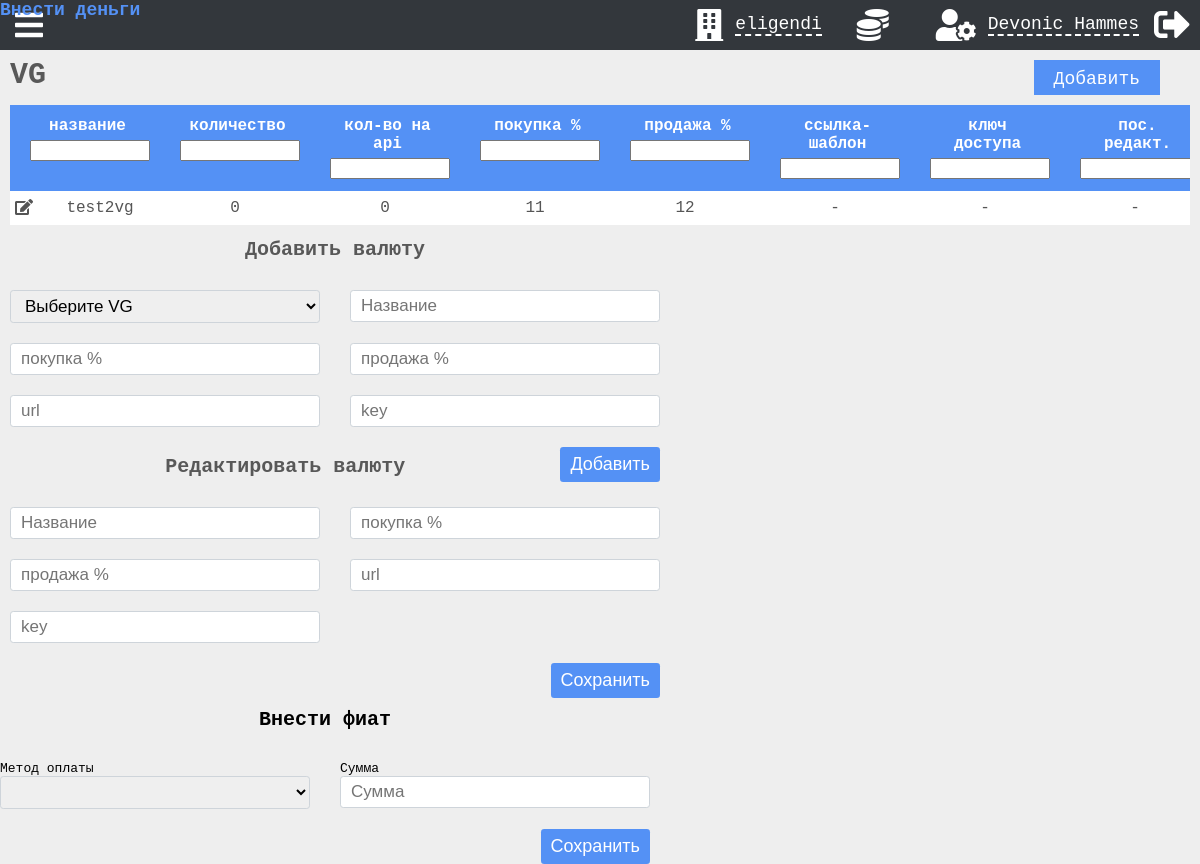
Before: /content/vgs.php (signed in) with the older database file.
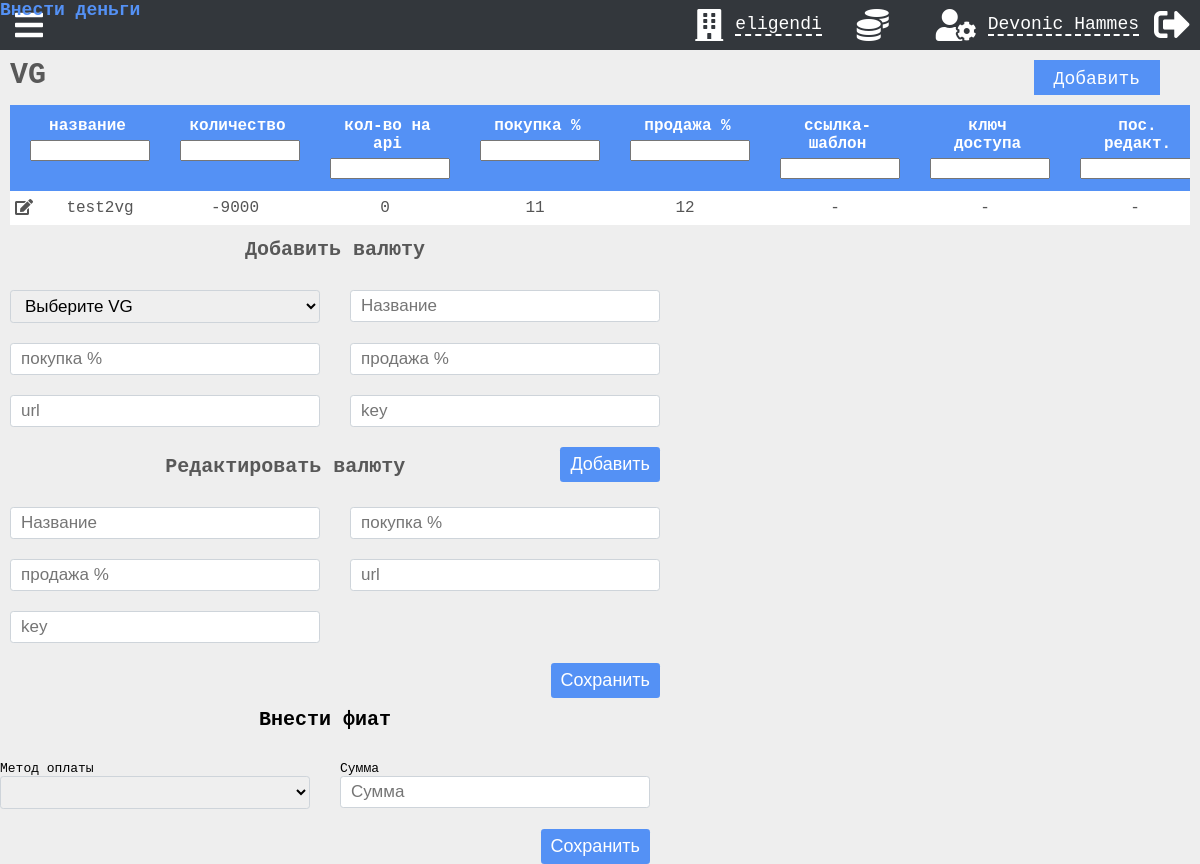
After: the same page with the newer database file.
### tables this page shows
CREATE TABLE `vg_data` (
  `vg_data_id` int(11) NOT NULL,
  `vg_id` int(11) NOT NULL,
  `branch_id` int(11) NOT NULL,
  `vg_amount` int(11) NOT NULL,
  `vg_api_amount` int(11) NOT NULL,
  `name` varchar(100) NOT NULL,
  `api_url_regexp` varchar(300) DEFAULT NULL,
  `access_key` varchar(100) DEFAULT NULL,
  `out_percent` decimal(15,2) NOT NULL,
  `in_percent` decimal(15,2) NOT NULL,
  `vg_data_login` varchar(100) DEFAULT NULL,
  `vg_data_balance_control` tinyint(1) NOT NULL DEFAULT '0'
);

### components/templates/menu.php (called while the page is built, shortened)
<?php
require_once $_SERVER['DOCUMENT_ROOT'] . "/funcs.php";
$curPage = substr($_SERVER['REQUEST_URI'], 9, -4);
?>

### components/modals/vg.php (the view, shortened to what this page needs)
<?php
function vgAddModal($data)
{
    $output = '
<div id="VG-Modal" class="modal" action="" role="form">
<form id="add-vg-form">
  <h2 class="modal-title">Добавить валюту</h2>
  <div class="modal-inputs">
  <p>
  <select id="nameVgnField" data-validation="required">
  <option value="" disabled selected>Выберите VG</option>';
    if (isset($data['vgs'])) foreach ($data['vgs'] as $key => $var) {
        $output .= '<option value="' . $var['vg_id'] . '">' . $var['name'] . '</option>';
    }
    $output .= '
</select>
  </p>
  <p id="nameVgn">
  <input id="nameField" data-validation="required length" data-validation-length="min1" placeholder="Название" type="text" name="name">
  </p>
  <p>
  <input id="inField" min=0 data-validation="required length" data-validation-length="min1" placeholder="покупка %" type="number" name="in" step=0.01>
  </p>
  <p>
  <input id="outField" min=0 data-validation="required length" data-validation-length="min1" placeholder="продажа %" type="number" name="out" step=0.01>
  </p>
   <p>
  <input id="urlField" placeholder="url" type="url" name="url">
  </p>
    <p>
  <input id="keyField" placeholder="key"  name="key">
  </p>
  </div>
  <input class="modal-submit" type="submit" value="Добавить">
  </form>
</div>';
    if (iCan(2))
        $output .= vgEditModal();
    return $output;
}
function vgEditModal()
{
    return '
<div id="VG-edit-Modal" class="modal" action="" role="form">
<form id="edit-vg-form">
  <h2 class="modal-title" id="edit-vg-title">Редактировать валюту</h2>
  <div class="modal-inputs">
  <p>
  <input id="editNameField" data-validation="required length" data-validation-length="min1" placeholder="Название" type="text" name="name">
  </p>
  <p>
  <input id="editInField" min=0 data-validation="required length" data-validation-length="min1" placeholder="покупка %" type="number" name="in" step=0.01>
  </p>
  <p>
  <input id="editOutField" min=0 data-validation="required length" data-validation-length="min1" placeholder="продажа %" type="number" name="out" step=0.01>
  </p>
   <p>
  <input id="editUrlField" placeholder="url" type="url" name="url">
  </p>
  <p>
  <input id="editKeyField" placeholder="key" name="key">
  </p>
  </div>
  <input class="modal-submit" type="submit" value="Сохранить">
  </form>
</div>';
}

### content/vgs.php (shortened to what this page needs)
<?php
include_once '../funcs.php';
include_once '../components/templates/template.php';
include_once '../db.php';
$options['type'] = 'VG';
$options['text'] = 'VG';
$options['edit'] = 2;
$options['btn'] = 2;
$options['btn-text'] = 'Добавить';
$data['vgs'] = $connection->query("
    SELECT * FROM virtualgood WHERE active=1
");
    echo template(display_data($connection -> query('
SELECT VD.vg_data_id AS `id`, name AS `название`, vg_amount AS `количество`, vg_api_amount AS `кол-во на api`,
 in_percent AS "покупка %", out_percent AS "продажа %",
api_url_regexp AS "ссылка-шаблон", access_key AS "ключ доступа",
IFNULL(MAX(LC.change_date),"-") AS "пос. редакт."
FROM vg_data VD LEFT OUTER JOIN changes LC ON VD.vg_data_id = LC.vg_data_id
WHERE VD.branch_id = '.$_SESSION['branch_id'].'
GROUP BY VD.vg_data_id
'), $options, $data));

### funcs.php (shortened to what this page needs)
<?php
function display_data($data, $options, $addition_data = NULL)
{
    if (!$options['prepared']) $data = mysqliToArray($data);
    return
        ("
        <div class='table-menu " . $options['type'] . "' " . ($options['range'] ? 'style = "justify-content: left;"' : '') . ">
            <h2 type=" . $options['type'] . ">" . $options['text'] . "</h2>"
            . (iCan($options['btn']) && iCanMax($options['btn-max']) ?
                "<p><a
                    id='add-btn'
                    href=\"#" . $options['type'] . "-Modal\"
                    rel=\"modal:open\">" . $options['btn-text'] . "
                    </a>
                </p>" : '') .
            ($options['range'] ? "
            <div id='reportrange" . $options['range'] . "' class='reportrange'>
                <i class='fa fa-calendar'></i>&nbsp;
                <span></span>
                <i class='fa fa-caret-down'></i>
            </div>" : '') .
            ($options['switch-vg-stat'] ?
                "<button class='switch-vg-stat' id='add-btn'>
                 </button>" : '') . "
        </div>
        <div class='table-wrapper " . $options['type'] . "' id='table-wrapper'>
            <a
                    class='display-none'
                    href='#" . $options['type'] . "-edit-Modal'
                    rel=\"modal:open\">
            </a>
            " . makeTable($data, $options) . "
        </div>
        " . chooseAddModal($options['type'], $data, $addition_data)
        );
}
function makeTable($data, $options)
{
    $output = "<table class='table-container table table-fixed'>";
    foreach ($data as $key => $var) {
        $index = 0;
        if ($key === 0) {
            $output .= '<thead id="table-head"><tr>';
            foreach ($var as $col => $val) {
                if ($col == 'id') continue;
                $output .= "<th><div class='col-wrap'><p>" . $col . "</p><span></span></div><input id=$index-i></th>";
                $index++;
            }
            $output .= '</tr></thead><tbody id="tbody">';
        }
        $index = 0;
        $output .= '<tr  defaultVal = "' . $var['Имя'] . '" itemId = "' . $var['id'] . '">';
        foreach ($var as $col => $val) {
            if ($col == 'id') continue;
            $actions = '';
            if ($index == 0) {
                $actions .= $options['coins'] ? '<i class="fas fa-coins" modal="#' . $options['modal'] . '"></i>' : '';
                $actions .= $options['info'] ? '<i class="fas fa-info-circle" modal="info"></i>' : '';
                $actions .= $options['minus'] ? '<i class="fas fa-minus fa-trash" modal="delete"></i>' : '';
                $actions .= ($options['edit'] && iCan($options['edit'])) ? '<i class="fas fa-edit"  modal="' . $options['type'] . '-edit"></i>' : '';
            }
            if ($col == 'статус') {
                $output .= '<td class=' . $index . '-f title="' . $val . '"><p style="display: none">' . $val . '</p>
                <div class="button b2" id="button-10">
                <input type="checkbox" class="checkbox status ' . ($val == 0 ? 'checked' : '') . '" ' . ($val == 0 ? 'checked' : '') . '>
                <div class="knobs"></div>
                </div>
            </td>';
            } else {
                $output .= '<td class=' . $index . '-f title="' . $val . '">' . $actions . formatData($val) . '</td>';
            }
            $index++;
        }
        $output .= '</tr>';
    }
    $output .= '</tbody></table>';
    return $output;
}
function formatData($val)
{
    if (is_numeric($val))
        $val = round($val, 2);
    return $val === '' || $val === null ? '-' : $val;
}
function mysqliToArray($mysqli_result)
{
    $i = 0;
    $data = null;
    while ($new = mysqli_fetch_assoc($mysqli_result)) $data[$i++] = $new;
    return $data;
}
function chooseAddModal($name, $data, $more_data = NULL)
{
    switch ($name) {
        case "VG":
            return vgAddModal($more_data);
    }
}
function accessLevel($role = false)
{
    $r = $role ? $role : $_SESSION['role'];
    switch ($r) {
        case 'admin':
            return 2;
    }
}
function iCan($actionLvl)
{
    return !is_null($actionLvl) && $actionLvl <= accessLevel();
}
function iCanMax($actionLvl)
{
    return is_null($actionLvl) || $actionLvl >= accessLevel();
}

### components/templates/template.php (shortened to what this page needs)
<?php
function template($body)
{
    switch (accessLevel()) {
        case 2:
            $changeBranch = '';
            $userIcon = 'user-cog';
            break;
    }
    $add_money_btn = '<div  id="replenish-fiat-btn">Внести деньги</div>';
    $add_money_script = '<script src="../js/replenishFiat.js"></script>';
    $add_money_form = '
<div id="replenish-fiat-Modal" class="modal">
 <form id="replenish-fiat-form">
        <h2 class="modal-title" id="replenish-fiat">Внести фиат</h2>
        <div class="modal-inputs">
            <p>
            Метод оплаты
                <select id="replenishMethodSelect" data-validation="required" >
                </select>
            </p>
            <p>
            Сумма
                <input type="number" id="replenishFiatSum" step="0.01" placeholder="Сумма" data-validation="required"/>
            </p>';
    $add_money_form .= '
    </div>
            <input class="modal-submit" type="submit" value="Сохранить">
    </form>
</div>';
    $output =
        '<html>
<head>
    <title>gCRM</title>
    <meta http-equiv="Content-Type" content="text/html; charset=utf-8" />
    <meta name="viewport" content="width=device-width, initial-scale=1.0">
    <link href="../../css/style.css" rel="stylesheet">
    <link href="../../css/treeTableStyle.css" rel="stylesheet">
    <link rel="stylesheet" href="https://use.fontawesome.com/releases/v5.8.1/css/all.css">
    <script src="//cdnjs.cloudflare.com/ajax/libs/jquery/2.1.3/jquery.min.js"></script>
    <script src="https://cdnjs.cloudflare.com/ajax/libs/jquery.tablesorter/2.28.14/js/jquery.tablesorter.min.js"></script>
    <script type="text/javascript" src="https://cdn.jsdelivr.net/momentjs/latest/moment.min.js"></script>
<script type="text/javascript" src="https://cdn.jsdelivr.net/npm/daterangepicker/daterangepicker.min.js"></script>
<link rel="stylesheet" type="text/css" href="https://cdn.jsdelivr.net/npm/daterangepicker/daterangepicker.css" />
    <script src="https://code.jquery.com/ui/1.10.4/jquery-ui.js"></script>
<script src="//cdnjs.cloudflare.com/ajax/libs/jquery-form-validator/2.3.26/jquery.form-validator.min.js"></script>
<script src="https://cdnjs.cloudflare.com/ajax/libs/jquery-modal/0.9.1/jquery.modal.min.js"></script>
    <link rel="stylesheet" href="https://cdnjs.cloudflare.com/ajax/libs/jquery-modal/0.9.1/jquery.modal.min.css" />
<script>
        $(function(){$(".table-container").tablesorter();});
    </script>
</head>
<body>
<div class="custom-alert">
<div class="alert-text-box"></div>
<div class="close-btn-box"> <i class="fa fa-chevron-right"></i></div>
</div>
<div class="main-header">
<div id="menu-burger" class="menu-burget-btn">
<i class="fas fa-bars fa-2x"></i>
</div>
<div class="account-name-menu-btn-box">
<i class="fas fa-building fa-2x"></i>
<p class="menu-n" id="branch-t">' . $_SESSION['branch'] . '</p>
</div>
<div class="account-name-menu-btn-box">
<i class="fas fa-coins fa-2x"></i>
</div>
<div id="logout" class="account-name-menu-btn-box">
<i class="fas fa-' . $userIcon . ' fa-2x"></i>
<p class="menu-n">' . $_SESSION['name'] . '</p>
<a  href="../api/auth/logout.php"><i class="fas fa-sign-out-alt fa-2x"></i></a>
</div>
</div>
<div id="Branch-money-info-modal" class="modal">
<div class="fiats"></div>
' . $add_money_btn . '
</div>
<div class="main-wrapper">';
    include 'menu.php';
    $output .= ob_get_clean();
    $output .= '<div class="loader"><div class="spinner"></div></div><div id="wrapper">' . ($body ? $body : '<h1>NO INFO ABOUT CURRENT PAGE</h1>') . '</div>
</div>
' . $add_money_form . '
' . $changeBranch . '
<script src="../js/treeTable.js"></script>
<script src="../js/add-handlers.js"></script>
<script src="../js/edit-handlers.js"></script>
<script src="../js/edit.js"></script>
<script src="../js/listeners.js"></script>
<script src="../js/statistics.js"></script>
' . $add_money_script . '
</body>
</html>';
    return $output;
}

### css/style.css (style rules this page uses)
html, body { height: 100%; background: #eee url('https://i.imgur.com/eeQeRmk.png'); overflow-x: hidden; font-family: monospace; }
#Branch-money-info-modal { width: auto; position: absolute; left: 0; }
html, body, div, span, button, applet, object, iframe, h1, h2, h3, h4, h5, h6, p, blockquote, pre, a, abbr, acronym, address, big, cite, code, del, dfn, em, img, ins, kbd, q, s, samp, small, strike, strong, sub, sup, tt, var, b, u, i, center, dl, dt, dd, ol, ul, li, fieldset, form, label, legend, table, caption, tbody, tfoot, thead, tr, th, td, article, aside, canvas, details, embed, figure, figcaption, footer, header, hgroup, menu, nav, output, ruby, section, summary, time, mark, audio, video { margin: 0; padding: 0; border: 0; outline: none; font-size: 100%; vertical-align: baseline; outline: none; -webkit-font-smoothing: antialiased; -webkit-text-size-adjust: 100%; -ms-text-size-adjust: 100%; -webkit-box-sizing: border-box; -moz-box-sizing: border-box; box-sizing: border-box; }
h2 { font-weight: bold; font-size: 30px; margin-bottom: 10px; margin-top: 10px; }
.main-wrapper { font-size: 100%; line-height: 1; color: #585858; grid-template-columns: auto auto; width: 100vw; margin-top: 50px; }
.main-header { height: 50px; width: 100%; background: #33373C; display: flex; position: fixed; justify-content: flex-end; }
.table-wrapper { position: relative; max-height: calc(100vh - 150px); overflow-y: auto; margin-bottom: 15px; }
#menu-burger { width: 50px; height: 100%; display: block; padding-left: 15px; padding-top: 9px; position: absolute; left: 0; }
.main-header i { color: #fff; }
.main-header { z-index: 3; }
.account-name-menu-btn-box i { margin-left: 15px; }
.fa-coins, .fa-building, .fa-edit, .fa-user, .fa-user-cog, .fa-user-shield { margin-right: 12px; }
.fa-coins { cursor: pointer; }
#add-btn, .modal-submit, .login-form-submit, .daterangepicker .drp-buttons .btn { background-color: #5491F5; outline: none; border: none; padding: 10px 20px; cursor: pointer; color: #fff; text-decoration: none; font-size: 15px; height: 35px; }
#add-btn, .modal-submit, .login-form-submit { display: block; margin: 10px 30px 10px 10px; }
#wrapper { display: block; overflow-x: auto; padding: 0 10px; width: fit-content; max-width: 100vw; margin: 0 auto; }
.table { border-collapse: collapse; border-spacing: 0; }
.table-menu { display: flex; justify-content: space-between; height: 55px; }
.table { font-size: 16px; -webkit-box-shadow: 2px 2px 3px -1px rgba(0, 0, 0, 0.35); background: #fff; position: relative; table-layout: fixed; }
.table thead { cursor: pointer; background: #5491F5; z-index: 2; }
.table thead input { display: block; width: 100%; margin: 0 auto; max-width: 150px; }
.table thead tr th { font-weight: bold; padding: 12px 10px; padding-left: 20px; color: #fff; }
.table-container .col-wrap { display: flex; justify-content: center; }
.col-wrap { margin-bottom: 5px; }
.table-container tbody tr { color: #555; }
.table-container tbody tr td { text-align: center; padding: 8px 5px; cursor: default; text-overflow: ellipsis; white-space: nowrap; min-width: 150px; max-width: 150px; overflow: hidden; }
.modal-inputs p { position: relative; }
.account-name-menu-btn-box { display: flex; justify-content: flex-end; align-items: center; padding: 0 10px; }
.menu-n { font-size: 18px; color: white; white-space: nowrap; border-bottom: 2px dashed white; cursor: pointer; }
.modal-title { font-size: 20px; text-align: center; }
.modal-inputs, .orders-modal-owners-list { padding: 20px 0; display: grid; grid-template-columns: auto; grid-column-gap: 30px; grid-row-gap: 20px; }
.modal-inputs input, .orders-modal-owners-list input, .modal-inputs select { width: 100%; padding: 5px 10px; font-size: 17px; border: 1px solid #ced4da; border-radius: .25rem; color: black; }
.modal-submit { float: right; font-size: 18px; margin: 0; border-radius: .25rem; padding: 5px 10px; transition: all .5s; -ms-transition: all .5s; -o-transition: all .5s; -moz-transition: all .5s; }
.modal { max-width: 650px !important; }
@media (min-width: 724px) { .modal-inputs, .orders-modal-owners-list { grid-template-columns: 1fr 1fr; } }
.fas { float: left; }
#Branch-money-info-modal { z-index: 20; }
#replenish-fiat-btn { text-decoration: none; font-size: 18px; cursor: pointer; font-weight: 600; color: #5491F5; }

### css/treeTableStyle.css (style rules this page uses)
a { font-size: 18px !important; }

Changed rows visible on the page:
changed vg_data: name "test2vg 0 0 11 12 - -" → "test2vg -9000 0 11 12 - -"
